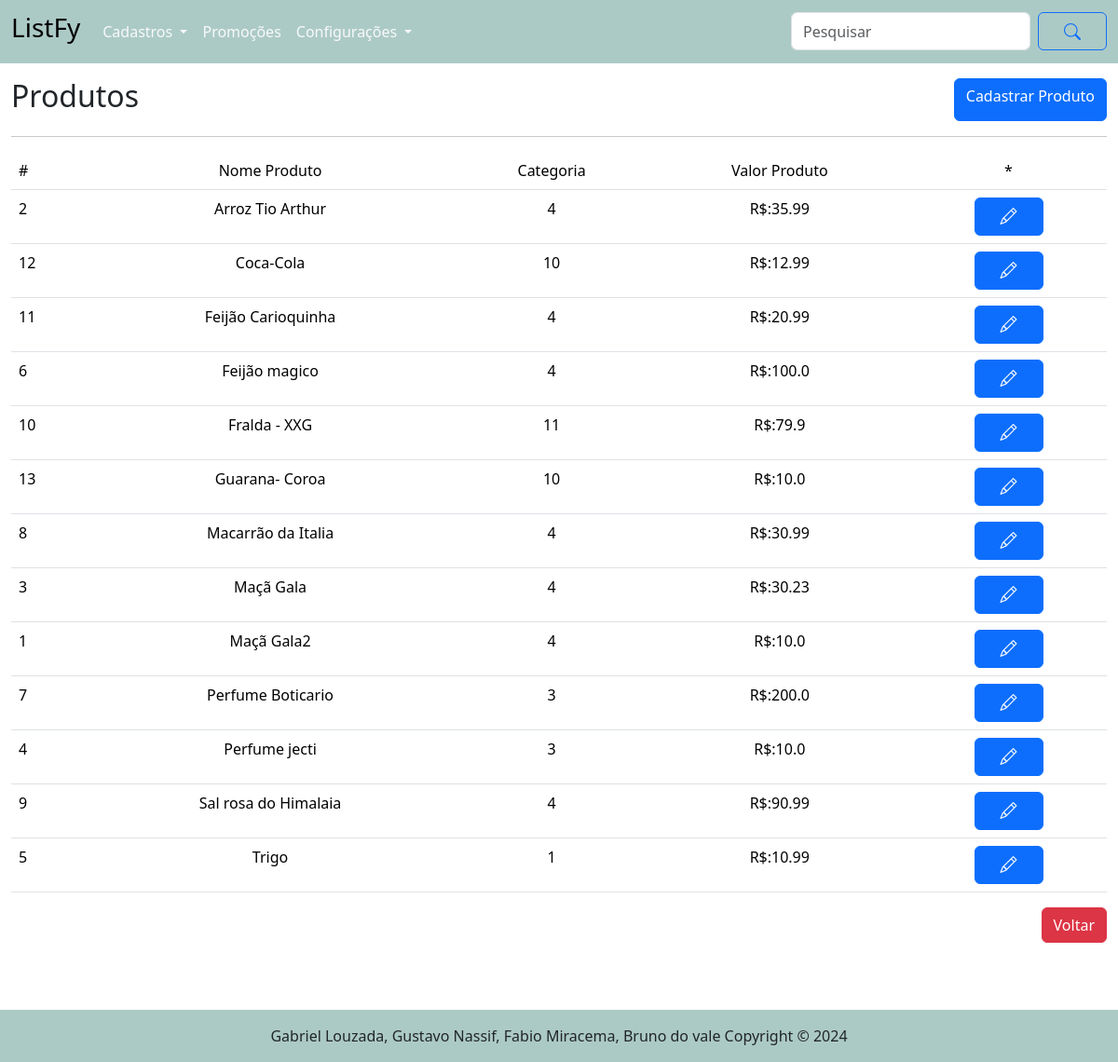
/produto/, run on an earlier commit of the app's database.
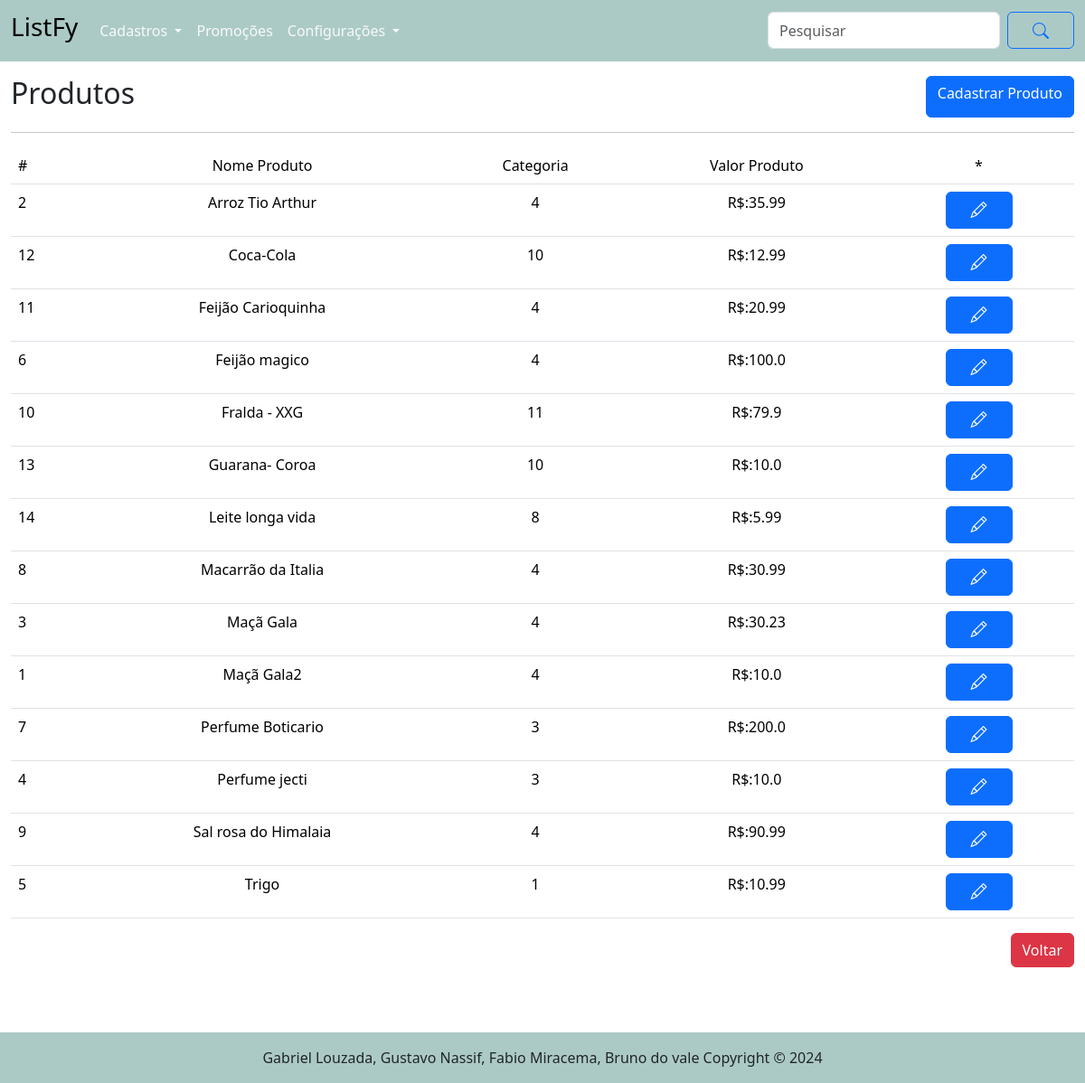
And on a later commit of the database.
### tables this page shows
CREATE TABLE "produto" (
	"id_produto"	INTEGER,
	"nome_produto"	TEXT NOT NULL,
	"id_categoria"	INTEGER NOT NULL,
	"valor_produto"	REAL NOT NULL,
	PRIMARY KEY("id_produto" AUTOINCREMENT),
	FOREIGN KEY("id_categoria") REFERENCES "categoria"("id_categoria")
);

### routes/produto_routes.py (the view)
@router.get("/", response_class=HTMLResponse)
async def get_produtos(request: Request):
    produtos = obter_todos_produtos()
    return templates.TemplateResponse("/produto/listar_produtos.html", {"request": request, "produtos": produtos})

### templates/produto/listar_produtos.html (shortened to what this page needs)
{% extends "base.html" %}
{% block conteudo %}
    <main class="container-fluid">
        <div class="d-flex justify-content-between mt-3">
            <h2>Produtos</h2>
            <a href="/produto/cadastrar_produto" class="btn btn-primary"> Cadastrar Produto</a>
        </div>
        <hr>
        <table class="table">
            <tr>
                <td>#</td>
                <td style="text-align: center;">Nome Produto</td>
                <td style="text-align: center;">Categoria</td>
                <td style="text-align: center;">Valor Produto</td>
                <td style="text-align: center;">*</td>
            </tr>
            {% for p in produtos %}
            <tr>
                <td>{{ p.id_produto }}</td>
                <td style="text-align: center;">{{ p.nome_produto }}</td>
                <td style="text-align: center;">{{ p.id_categoria }}</td>
                <td style="text-align: center;">R$:{{ p.valor_produto }}</td>
                <td style="text-align: center;" ><a href="/produto/alterar_produto/{{ p.id_produto }}" class="btn btn-primary"><i class="bi bi-pencil"></i></a></td>
            </tr>
            {% endfor %}
        </table>
        <div class="row">
            <div class="col-12 mb-5 d-flex justify-content-end">
                <a href="/" class="btn btn-danger"> Voltar</a>
            </div>
        </div>
    </main>
{% endblock %}

What changed in the data, as far as the page shows it:
added produto: id_produto "14", nome_produto "Leite longa vida", id_categoria "8", valor_produto "5.99"
